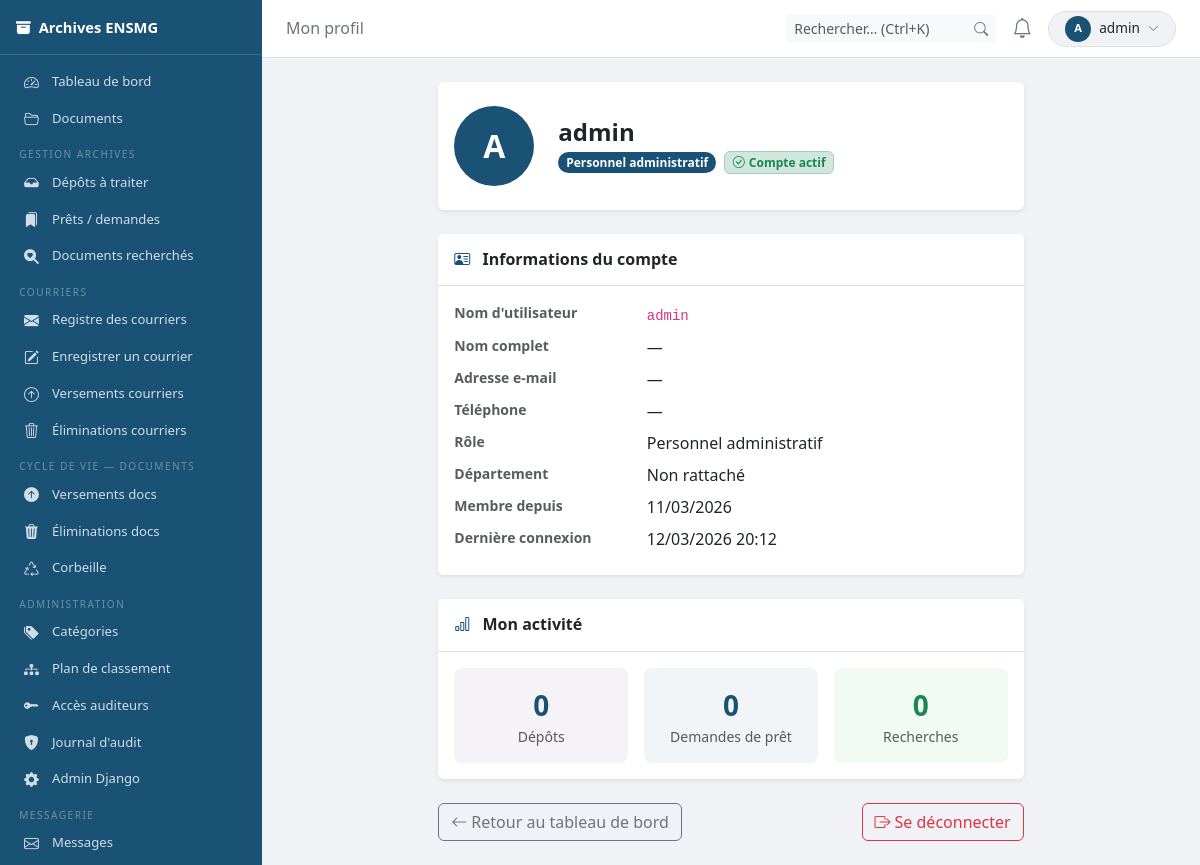
Page /profil/ (signed in) on the earlier database version.
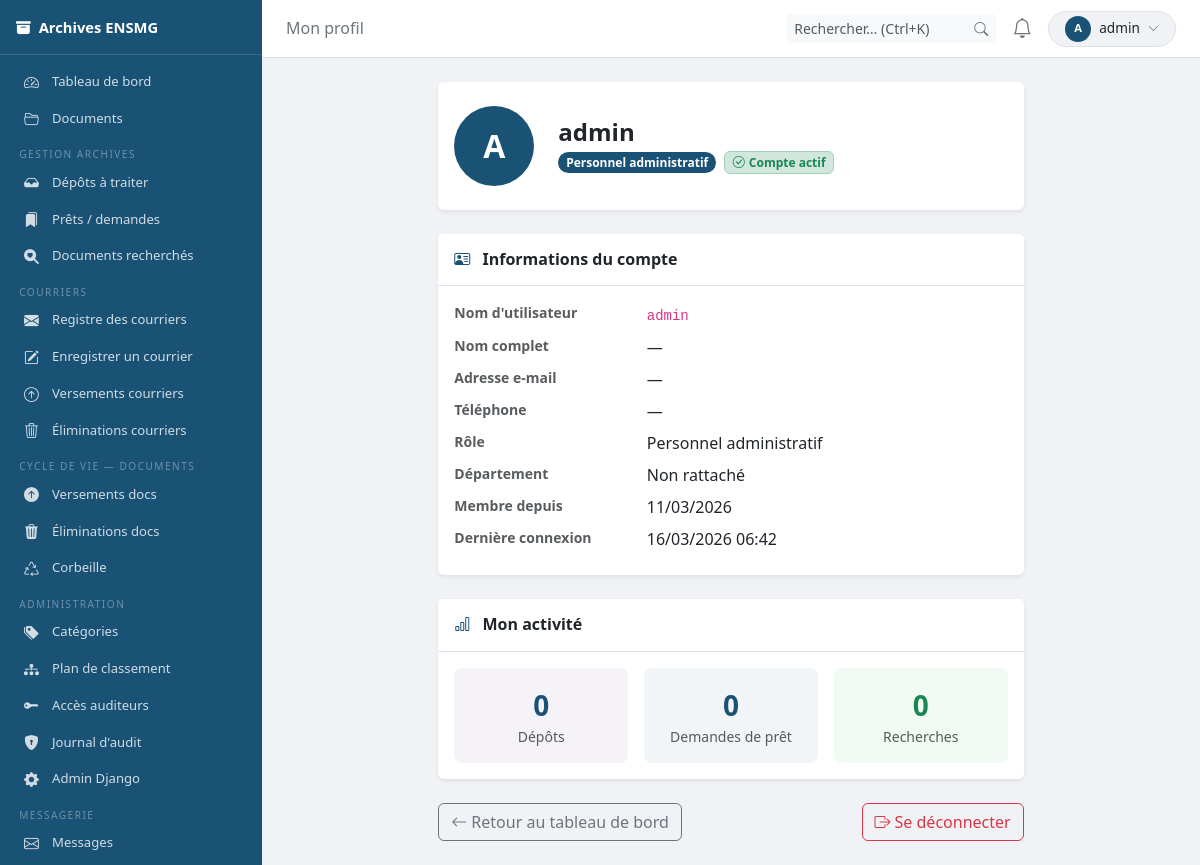
Same page on the later database version.
### users/models.py (models this page shows, shortened)
class CustomUser(AbstractUser):
    class Role(models.TextChoices):
        ADMIN       = 'ADMIN',      'Administrateur système'
        ARCHIVISTE  = 'ARCHIVISTE', 'Archiviste'
        DIRECTION   = 'DIRECTION',  'Direction'
        PERSONNEL   = 'PERSONNEL',  'Personnel administratif'
        ENSEIGNANT  = 'ENSEIGNANT', 'Enseignant-chercheur'
    role = models.CharField(
        max_length=20,
        choices=Role.choices,
        default=Role.PERSONNEL,
        verbose_name='Rôle',
    )
    departement = models.ForeignKey(
        Departement,
        null=True, blank=True,
        on_delete=models.SET_NULL,
        verbose_name='Département / Service',
        help_text='Service de rattachement de l\'utilisateur.',
    )
    telephone = models.CharField(
        max_length=30,
        blank=True,
        verbose_name='Téléphone',
    )
    class Meta:
        verbose_name        = 'Utilisateur'
        verbose_name_plural = 'Utilisateurs'
        ordering            = ['last_name', 'first_name']

### archives/views.py (the view)
# urls.py: path('profil/', views.MonProfilView.as_view(), name='mon_profil'),
class MonProfilView(ArchiveMixin, View):
    template_name = 'archives/profil/mon_profil.html'
    def get(self, request):
        if not request.user.is_authenticated:
            from django.conf import settings as djsettings
            return redirect(djsettings.LOGIN_URL)
        ctx = _notif_ctx(request)
        ctx['nb_depots'] = DepotDocument.objects.filter(agent=request.user).count()
        ctx['nb_prets'] = DemandePret.objects.filter(demandeur=request.user).count()
        ctx['nb_recherches'] = DemandeRecherche.objects.filter(agent=request.user).count()
        return render(request, self.template_name, ctx)

### archives/permissions.py (called while the page is built)
def est_admin(user):
    return user.is_superuser or getattr(user, 'role', None) == CustomUser.Role.ADMIN

def est_archiviste(user):
    return getattr(user, 'role', None) == CustomUser.Role.ARCHIVISTE

def est_direction(user):
    return getattr(user, 'role', None) == CustomUser.Role.DIRECTION

### archives/views.py (called while the page is built)
def _notif_ctx(request):
    user = request.user
    notifs_non_lues = Notification.objects.filter(destinataire=user, lue=False)
    return {
        'nb_notifications': notifs_non_lues.count(),
        'notifs_recentes':  notifs_non_lues.select_related(
            'depot', 'document'
        ).order_by('-date_creation')[:6],
        'nb_messages_non_lus': MessageDestinataire.objects.filter(
            destinataire=user, lu=False, en_corbeille=False
        ).count(),
        'est_gestionnaire': est_archiviste(user) or est_admin(user),
        'est_direction':    est_direction(user),
        'est_admin':        est_admin(user),
        'theme': 'archiviste' if (est_archiviste(user) or est_admin(user)) else 'agent',
    }

### archives/templates/archives/profil/mon_profil.html (shortened to what the changed rows need)
{% extends "archives/base.html" %}
{% block content %}
<div class="row g-4 justify-content-center">
  <div class="col-lg-8">
    <div class="card border-0 shadow-sm mb-4">
      <div class="card-body py-4">
        <div class="d-flex align-items-center gap-4">
          <div class="rounded-circle d-flex align-items-center justify-content-center text-white fw-bold flex-shrink-0"
               style="width:80px;height:80px;font-size:2rem;background:var(--theme-color)">
            {{ request.user.first_name|first|upper|default:request.user.username|first|upper }}
          </div>
          <div>
            <h4 class="mb-1 fw-semibold">
              {{ request.user.get_full_name|default:request.user.username }}
            </h4>
            <div class="d-flex flex-wrap gap-2 align-items-center">
              <span class="badge rounded-pill" style="background:var(--theme-color)">
                {{ request.user.get_role_display }}
              </span>
              {% if request.user.is_active %}
              <span class="badge bg-success-subtle text-success border border-success-subtle">
                <i class="bi bi-check-circle me-1"></i>Compte actif
              </span>
              {% endif %}
            </div>
          </div>
        </div>
      </div>
    </div>
    <div class="card border-0 shadow-sm mb-4">
      <div class="card-body">
        <dl class="row mb-0">
          <dt class="col-sm-4 text-muted small">Nom d'utilisateur</dt>
          <dd class="col-sm-8"><code>{{ request.user.username }}</code></dd>
          <dt class="col-sm-4 text-muted small">Nom complet</dt>
          <dd class="col-sm-8">{{ request.user.get_full_name|default:"—" }}</dd>
          <dt class="col-sm-4 text-muted small">Adresse e-mail</dt>
          <dd class="col-sm-8">{{ request.user.email|default:"—" }}</dd>
          <dt class="col-sm-4 text-muted small">Téléphone</dt>
          <dd class="col-sm-8">{{ request.user.telephone|default:"—" }}</dd>
          <dt class="col-sm-4 text-muted small">Rôle</dt>
          <dd class="col-sm-8">{{ request.user.get_role_display }}</dd>
          <dt class="col-sm-4 text-muted small">Département</dt>
          <dd class="col-sm-8">{{ request.user.departement.nom|default:"Non rattaché" }}</dd>
          <dt class="col-sm-4 text-muted small">Membre depuis</dt>
          <dd class="col-sm-8">{{ request.user.date_joined|date:"d/m/Y" }}</dd>
          <dt class="col-sm-4 text-muted small">Dernière connexion</dt>
          <dd class="col-sm-8">{{ request.user.last_login|date:"d/m/Y H:i"|default:"—" }}</dd>
        </dl>
      </div>
    </div>
  </div>
</div>
{% endblock %}

### archives/templates/archives/base.html (shortened to what the changed rows need)
<!DOCTYPE html>
<html lang="fr" data-theme="light">
<head>
  <link rel="stylesheet" href="https://cdn.jsdelivr.net/npm/bootstrap@5.3.2/dist/css/bootstrap.min.css">
  <link rel="stylesheet" href="https://cdn.jsdelivr.net/npm/bootstrap-icons@1.11.3/font/bootstrap-icons.min.css">
</head>
<body>
<div id="main-content">
  <div id="topbar">
    <div class="d-flex align-items-center gap-2">
      <div class="dropdown">
        <button class="btn btn-sm d-flex align-items-center gap-2 border rounded-pill px-3 py-1"
                style="background:var(--body-bg);font-size:.85rem" type="button" data-bs-toggle="dropdown">
          <div class="rounded-circle d-flex align-items-center justify-content-center text-white fw-bold flex-shrink-0"
               style="width:26px;height:26px;font-size:.7rem;background:var(--theme-color)">
            {{ request.user.first_name|first|upper|default:request.user.username|first|upper }}
          </div>
          <span class="d-none d-md-inline">{{ request.user.get_full_name|default:request.user.username|truncatechars:18 }}</span>
          <i class="bi bi-chevron-down" style="font-size:.7rem;color:var(--muted)"></i>
        </button>
      </div>
    </div>
  </div>
  <div class="page-body">{% block content %}{% endblock %}</div>
</div>
</body>
</html>

Differences in the rows shown:
changed CustomUser "admin": user.last_login "12/03/2026 20:12" → "16/03/2026 06:42"
